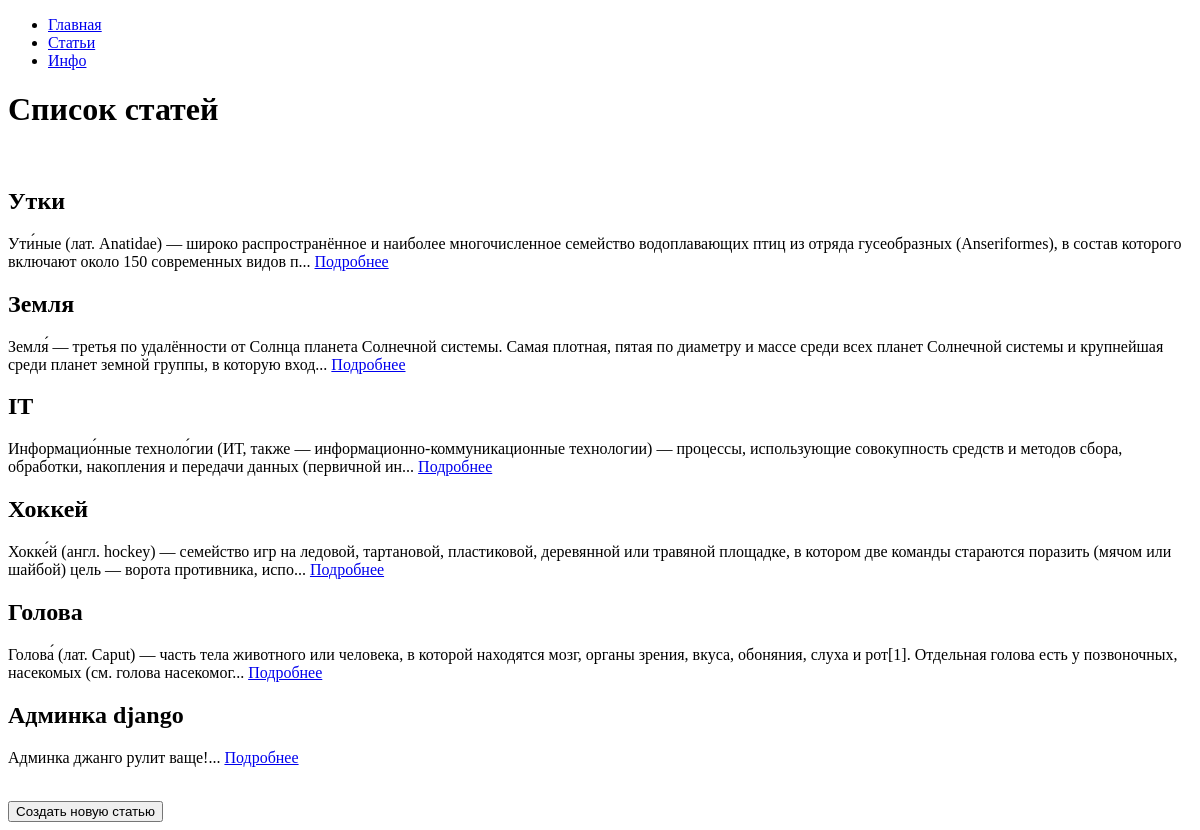
/articles/, run on an earlier commit of the app's database.
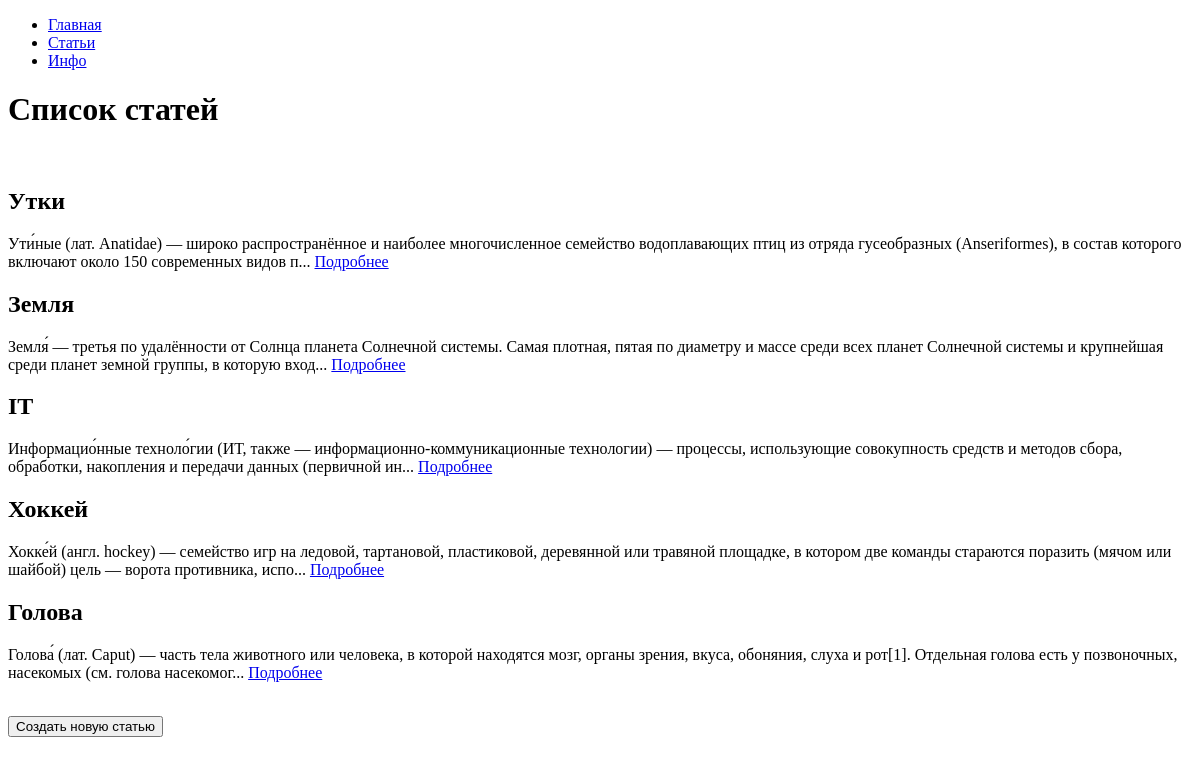
And on a later commit of the database.
### django_blog/article/models.py (models this page shows, shortened)
class Article(models.Model):
    name = models.CharField(max_length=200)
    body = models.TextField()
    timestamp = models.DateTimeField(auto_now_add=True)

### django_blog/article/views.py (the view)
# urls.py: path('', IndexView.as_view(), name='articles'),
class IndexView(View):
    def get(self, request, *args, **kwargs):
        articles = Article.objects.all()[:15]
        return render(request, 'articles/index.html', context={'articles': articles})

### django_blog/article/templates/articles/index.html
{% extends 'base.html' %}
{% block content %}
<h1>Список статей</h1>
<br>
{% for article in articles %}
<h2>{{ article.name }}</h2>
<p>{{ article.body|slice:200 }}... <a href="{{ article.id }}">Подробнее</a></p>
{% endfor %}
<br>
<form action="{% url 'article_create' %}" method="get">
    <input type="submit" value="Создать новую статью">
</form>
{% endblock %}

What changed in the data, as far as the page shows it:
removed Article: name "Админка django", body "Админка джанго рулит ваще!"
